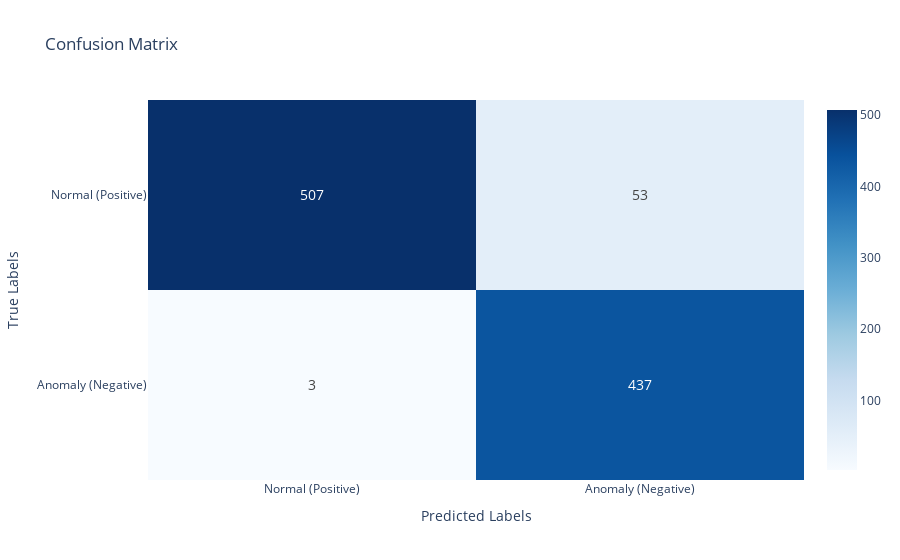

The notebook cell this image was saved under:
### Code cell
from sklearn.metrics import confusion_matrix

# [0 or 1] showing whether the ECG is [abnormal or normal].
# Test dataset: True: 560, False(anomaly): 440

# Step 1: 获取模型重建误差
# 使用测试数据进行前向传播，获取重建结果
reconstructed_data, _ = model(test_data)

# 计算重建误差
reconstruction_error = tf.reduce_mean(
    tf.square(test_data - reconstructed_data),
    axis=1
).numpy()

# Step 2: 获取正常样本和异常样本的索引
# 假设标签 1 表示正常样本，0 表示异常样本
normal_indices = (test_labels == 1)
anomaly_indices = (test_labels == 0)

# Use threshold to classify anomalies
y_pred = (reconstruction_error > threshold).astype(int)
y_pred = 1 - y_pred  # 0: Anomaly, 1: Normal
y_true = test_labels

# Calculate confusion matrix
cm = confusion_matrix(y_true, y_pred, labels=[0, 1]) # 0: Anomaly, 1: Normal
print("Confusion Matrix:\n", cm)

# Extract confusion matrix values
TN, FP = cm[0, 0], cm[1, 0]  # TN: Anomaly correctly classified, FP: Anomaly misclassified as Normal
FN, TP = cm[0, 1], cm[1, 1]  # FN: Normal misclassified as Anomaly, TP: Normal correctly classified

# Correctly reorder the confusion matrix for visualization
# custom_cm = [[TP, FP], [FN, TN]]
custom_cm = [[FN, TN], [TP, FP]]
print("Custom Confusion Matrix:\n", custom_cm)

# Define labels
labels = ["Normal (Positive)", "Anomaly (Negative)"]

fig = go.Figure(
    data=go.Heatmap(
        z=custom_cm,
        x=labels,
        y=labels,
        colorscale="Blues",
        texttemplate="%{z}",
        textfont={"size": 14}
    )
)
fig.update_layout(
    title="Confusion Matrix",
    xaxis_title="Predicted Labels",
    yaxis_title="True Labels",
    template="plotly_white",
    xaxis=dict(tickmode="array", tickvals=[0, 1], ticktext=labels),
    yaxis=dict(tickmode="array", tickvals=[1, 0], ticktext=labels),
)
fig.show()

### Figure 1 — Plotly figure (JSON) as saved in the notebook; plotly's stock layout.template omitted (floating-point values rounded to 4 significant figures)
{"data": [{"colorscale": [[0, "rgb(247,251,255)"], [0.125, "rgb(222,235,247)"], [0.25, "rgb(198,219,239)"], [0.375, "rgb(158,202,225)"], [0.5, "rgb(107,174,214)"], [0.625, "rgb(66,146,198)"], [0.75, "rgb(33,113,181)"], [0.875, "rgb(8,81,156)"], [1, "rgb(8,48,107)"]], "textfont": {"size": 14}, "texttemplate": "%{z}", "type": "heatmap", "x": ["Normal (Positive)", "Anomaly (Negative)"], "y": ["Normal (Positive)", "Anomaly (Negative)"], "z": [[3, 437], [507, 53]]}], "layout": {"title": {"text": "Confusion Matrix"}, "xaxis": {"tickmode": "array", "ticktext": ["Normal (Positive)", "Anomaly (Negative)"], "tickvals": [0, 1], "title": {"text": "Predicted Labels"}}, "yaxis": {"tickmode": "array", "ticktext": ["Normal (Positive)", "Anomaly (Negative)"], "tickvals": [1, 0], "title": {"text": "True Labels"}}}}
